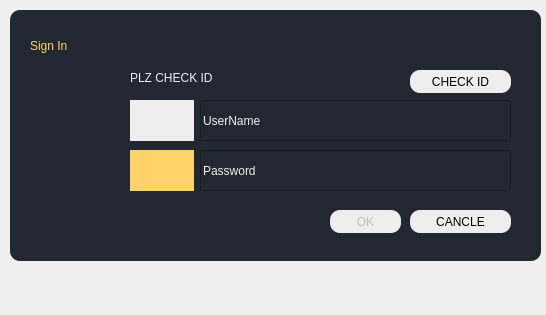
<?xml version="1.0" encoding="UTF-8"?>
<ui version="4.0">
 <class>Dialog</class>
 <widget class="QDialog" name="Dialog">
  <property name="geometry">
   <rect>
    <x>0</x>
    <y>0</y>
    <width>546</width>
    <height>315</height>
   </rect>
  </property>
  <property name="windowTitle">
   <string>Dialog</string>
  </property>
  <widget class="QLabel" name="label">
   <property name="geometry">
    <rect>
     <x>10</x>
     <y>10</y>
     <width>531</width>
     <height>251</height>
    </rect>
   </property>
   <property name="styleSheet">
    <string notr="true">background-color: rgb(34, 40, 49);
border-radius:10px;</string>
   </property>
   <property name="text">
    <string/>
   </property>
  </widget>
  <widget class="QLineEdit" name="Signin_IDEdit">
   <property name="geometry">
    <rect>
     <x>200</x>
     <y>100</y>
     <width>311</width>
     <height>41</height>
    </rect>
   </property>
   <property name="styleSheet">
    <string notr="true">background-color: rgb(34, 40, 49);
font: 87 12pt &quot;Arial Black&quot;;
color: rgb(238, 238, 238);</string>
   </property>
   <property name="text">
    <string>UserName</string>
   </property>
  </widget>
  <widget class="QLineEdit" name="Signin_PWEdit">
   <property name="geometry">
    <rect>
     <x>200</x>
     <y>150</y>
     <width>311</width>
     <height>41</height>
    </rect>
   </property>
   <property name="styleSheet">
    <string notr="true">background-color: rgb(34, 40, 49);
font: 87 12pt &quot;Arial Black&quot;;
color: rgb(238, 238, 238);</string>
   </property>
   <property name="text">
    <string>Password</string>
   </property>
  </widget>
  <widget class="QLabel" name="label_3">
   <property name="geometry">
    <rect>
     <x>130</x>
     <y>100</y>
     <width>64</width>
     <height>41</height>
    </rect>
   </property>
   <property name="styleSheet">
    <string notr="true">background-color: rgb(238, 238, 238);
</string>
   </property>
   <property name="text">
    <string/>
   </property>
  </widget>
  <widget class="QLabel" name="label_4">
   <property name="geometry">
    <rect>
     <x>130</x>
     <y>150</y>
     <width>64</width>
     <height>41</height>
    </rect>
   </property>
   <property name="styleSheet">
    <string notr="true">background-color: rgb(255, 211, 105);</string>
   </property>
   <property name="text">
    <string/>
   </property>
  </widget>
  <widget class="QLabel" name="label_5">
   <property name="geometry">
    <rect>
     <x>30</x>
     <y>20</y>
     <width>251</width>
     <height>51</height>
    </rect>
   </property>
   <property name="styleSheet">
    <string notr="true">font: 87 24pt &quot;Arial Black&quot;;
color: rgb(255, 211, 105);</string>
   </property>
   <property name="text">
    <string>Sign In</string>
   </property>
  </widget>
  <widget class="QPushButton" name="ConfirmBtn">
   <property name="geometry">
    <rect>
     <x>410</x>
     <y>70</y>
     <width>101</width>
     <height>23</height>
    </rect>
   </property>
   <property name="styleSheet">
    <string notr="true">QPushButton{
	border-radius : 10px;
	font: 87 11pt &quot;Arial Black&quot;;
	background-color: rgb(238, 238, 238);
}

QPushButton:pressed{
	border-radius : 10px;
	font: 87 11pt &quot;Arial Black&quot;;
	
	background-color: rgb(200, 200, 200);
}</string>
   </property>
   <property name="text">
    <string>CHECK ID</string>
   </property>
  </widget>
  <widget class="QLabel" name="confirmLabel">
   <property name="geometry">
    <rect>
     <x>130</x>
     <y>70</y>
     <width>191</width>
     <height>16</height>
    </rect>
   </property>
   <property name="styleSheet">
    <string notr="true">color: rgb(238, 238, 238);
font: 87 12pt &quot;Arial Black&quot;;</string>
   </property>
   <property name="text">
    <string>PLZ CHECK ID</string>
   </property>
  </widget>
  <widget class="QPushButton" name="OKBtn">
   <property name="enabled">
    <bool>false</bool>
   </property>
   <property name="geometry">
    <rect>
     <x>330</x>
     <y>210</y>
     <width>71</width>
     <height>23</height>
    </rect>
   </property>
   <property name="styleSheet">
    <string notr="true">QPushButton{
	border-radius : 10px;
	font: 87 11pt &quot;Arial Black&quot;;
	background-color: rgb(238, 238, 238);
}

QPushButton:pressed{
	border-radius : 10px;
	font: 87 11pt &quot;Arial Black&quot;;
	
	background-color: rgb(200, 200, 200);
}</string>
   </property>
   <property name="text">
    <string>OK</string>
   </property>
  </widget>
  <widget class="QPushButton" name="CancelBtn">
   <property name="geometry">
    <rect>
     <x>410</x>
     <y>210</y>
     <width>101</width>
     <height>23</height>
    </rect>
   </property>
   <property name="styleSheet">
    <string notr="true">QPushButton{
	border-radius : 10px;
	font: 87 11pt &quot;Arial Black&quot;;
	background-color: rgb(238, 238, 238);
}

QPushButton:pressed{
	border-radius : 10px;
	font: 87 11pt &quot;Arial Black&quot;;
	
	background-color: rgb(200, 200, 200);
}</string>
   </property>
   <property name="text">
    <string>CANCLE</string>
   </property>
  </widget>
 </widget>
 <resources/>
 <connections/>
</ui>
